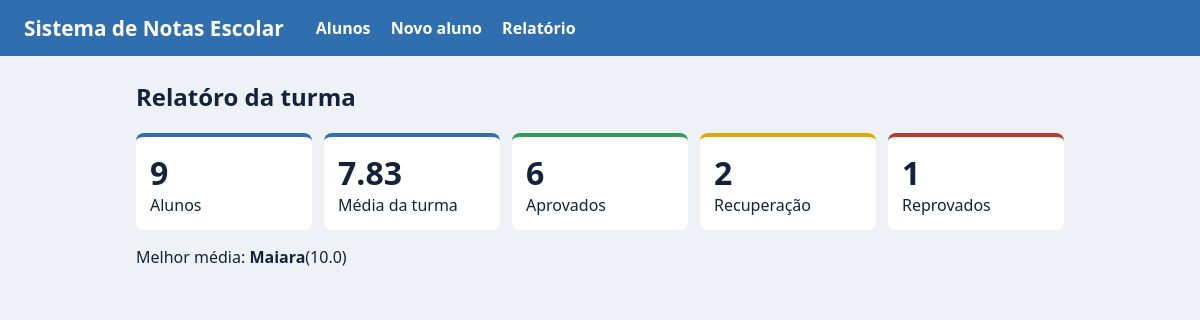
Page /relatorio on the earlier database version.
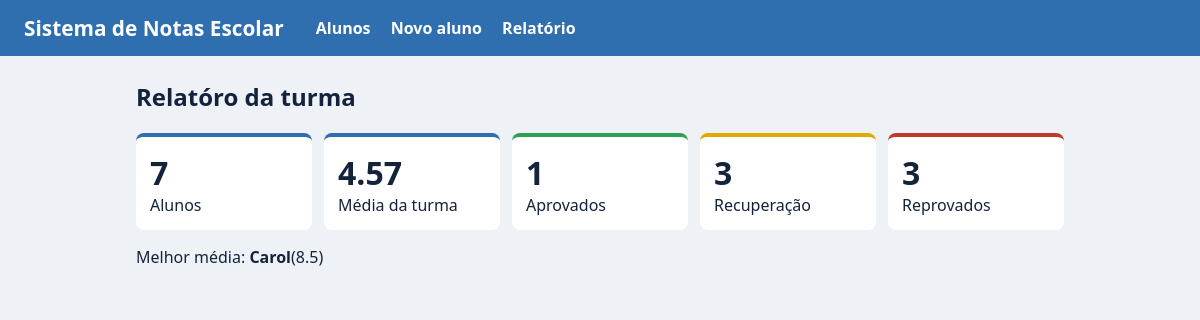
Same page on the later database version.
### tables this page shows
CREATE TABLE alunos(
        id INTEGER PRIMARY KEY AUTOINCREMENT,
        nome TEXT NOT NULL,
        nota1 REAL NOT NULL,
        nota2 REAL NOT NULL
      );

### app.py (the view)
@app.route("/relatorio")
def relatorio():
    alunos = preparar(banco.listar_alunos())
    soma_medias = 0
    aprovados = 0
    recuperacao = 0
    reprovados = 0
    melhor = None
    for aluno in alunos:
        soma_medias += aluno["media"]
        if aluno["situacao"] == "Aprovado":
            aprovados += 1
        elif aluno["situacao"] == "Recuperação":
            recuperacao += 1
        else:
            reprovados += 1
        if melhor is None or aluno["media"] > melhor["media"]:
            melhor = aluno
    dados = {
        "total": len(alunos),
        "media_turma": soma_medias / len(alunos) if len(alunos) > 0 else 0,
        "aprovados": aprovados,
        "recuperacao": recuperacao,
        "reprovados": reprovados,
        "melhor": melhor,
    }
    return render_template("relatorio.html", dados=dados)

### app.py (called while the page is built)
def preparar(alunos):
    lista = []
    for id_aluno, nome, nota1, nota2 in alunos:
        media = utilidades.calcular_media(nota1, nota2)
        lista.append({
            "id": id_aluno,
            "nome": nome,
            "nota1": nota1,
            "nota2": nota2,
            "media": media,
            "situacao": utilidades.situacao(media),
            "classe": CLASSES[utilidades.situacao(media)],
        })
    return lista

### banco.py (called while the page is built)
def conectar():
    return sqlite3.connect(CAMINHO_BANCO)

def listar_alunos():
    connect = conectar()
    linhas = connect.execute(
        'SELECT id,nome,nota1,nota2 FROM alunos ORDER BY nome'
    ).fetchall()
    connect.close()
    return linhas

### utilidades.py (called while the page is built)
def calcular_media(nota1,nota2):
    return (nota1 + nota2)/2

def situacao(media):
    if media >= 7:
        return "Aprovado"
    elif media >= 5 and media < 7:
        return "Recuperação"
    else:
        return "Reprovado"

### templates/relatorio.html
{% extends "base.html" %}
{% block conteudo %}
<h2>Relatóro da turma</h2>
{% if dados.total == 0 %}
    <p>Nenhum aluno cadastrado.</p>
{% else %}
    <div class="cartoes">
        <div class="cartao"> <span>{{ dados.total }}</span>Alunos</div>
        <div class="cartao"><span>{{ "%.2f"|format(dados.media_turma)}}</span>Média da turma</div>
        <div class="cartao aprovado"><span>{{ dados.aprovados }}</span>Aprovados</div>
        <div class="cartao recuperacao"><span>{{ dados.recuperacao }}</span>Recuperação</div>
        <div class="cartao reprovado"><span>{{ dados.reprovados }}</span>Reprovados</div>
    </div>
    <p>Melhor média: <strong>{{ dados.melhor.nome }}</strong>({{"%.1f"|format(dados.melhor.media)}})</p>
{% endif %}
{% endblock %}

Differences in the rows shown:
removed alunos: melhor.nome "Maiara"
now on this page (row unchanged): alunos: melhor.nome "Carol"
Other differences:
{{ dados.total }}: "9" → "7"
{{ "%.2f"|format(dados.media_turma) }}: "7.83" → "4.57"
{{ dados.aprovados }}: "6" → "1"
{{ dados.recuperacao }}: "2" → "3"
{{ dados.reprovados }}: "1" → "3"
{{ "%.1f"|format(dados.melhor.media) }}: "10.0" → "8.5"
